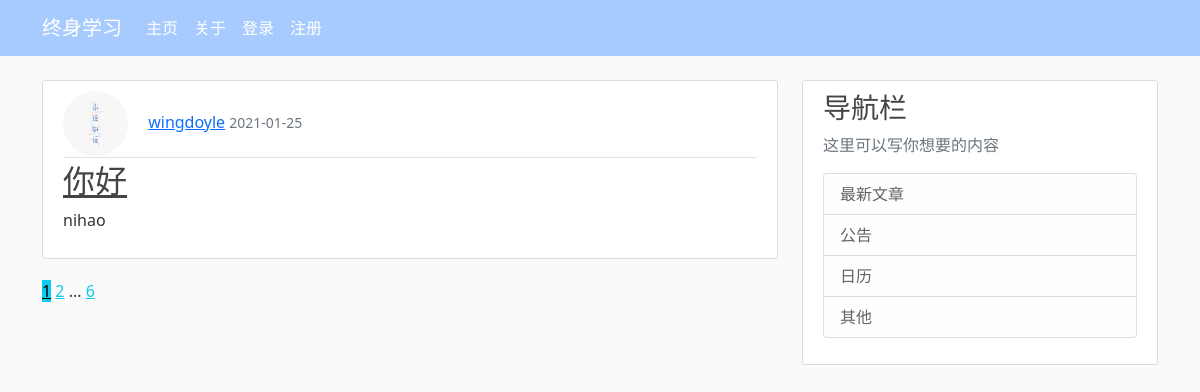
The page / on the database its author committed.
### doyle_web_server/models.py (models this page shows, shortened)
class Post(db.Model):
    id = db.Column(db.Integer, primary_key=True)
    title = db.Column(db.String(100), nullable=False)
    date_posted = db.Column(db.DateTime, nullable=False, default=datetime.utcnow)
    content = db.Column(db.Text, nullable=False)
    user_id = db.Column(db.Integer, db.ForeignKey('user.id'), nullable=False)

class User(db.Model,UserMixin):
    id = db.Column(db.Integer, primary_key=True)
    username = db.Column(db.String(20), unique=True, nullable=False)
    email = db.Column(db.String(120), unique=True, nullable=False)
    image_file = db.Column(db.String(20), nullable=False, default='default.jpg')
    password = db.Column(db.String(60), nullable=False)
    posts = db.relationship('Post', backref='author', lazy=True)

### doyle_web_server/routes.py (the view)
@app.route('/')
def index():
    page = request.args.get('page',1,type=int)   #设置每页的显示
    posts =Post.query.order_by(Post.date_posted.desc()).paginate(per_page=1)   #设置每页显示多少文章,order_by排序操作倒序排序，新发的提到前面
    return render_template("main.html",posts=posts)

### doyle_web_server/templates/main.html
{% extends "general_layout.html"%}
{% block content %}
    {% for post in posts.items  %}
        <article class="media content-section">
                <div class="media-body ">
                    <div class="article-metadata ">
                        <img class="rounded-circle article-img" src="{{ url_for('static', filename='user_profile/'+post.author.image_file)}}">
                        <a class="ml-2" href="{{ url_for('user_posts',username=post.author.username)}}">{{ post.author.username }}</a>
                        <small class="text-muted">{{ post.date_posted.strftime('%Y-%m-%d') }}</small>
                    </div>
                        <h2><a class="article-title" href="{{ url_for('post',post_id=post.id)}}">{{ post.title }}</a></h2>
                        <p class="article-content">{{ post.content }}</p>
                </div>
        </article>
    {% endfor %}
    {% for page_num in posts.iter_pages(left_edge=1,right_edge=1,left_current=1,right_current=2) %}
        {% if page_num %}
            {% if posts.page == page_num %}
                <a class="button btn-info mb-3" href="{{ url_for('index', page=page_num) }}">{{ page_num }}</a>
            {% else %}
                <a class="button btn-outline-info mb-3" href="{{ url_for('index', page=page_num) }}">{{ page_num }}</a>
            {% endif %}
        {% else %}
            ...
        {% endif %}
    {% endfor %}
{% endblock content %}

### doyle_web_server/static/main.css (style rules this page uses)
body { background: #fafafa; color: #333333; margin-top: 5rem; }
h1, h2, h3, h4, h5, h6 { color: #444444; }
.content-section { background: #ffffff; padding: 10px 20px; border: 1px solid #dddddd; border-radius: 3px; margin-bottom: 20px; }
.article-title { color: #444444; }
.article-content { white-space: pre-line; }
.article-img { height: 65px; width: 65px; margin-right: 16px; }
.article-metadata { padding-bottom: 1px; margin-bottom: 4px; border-bottom: 1px solid #e3e3e3 }

### rows shown on the page
Post: image_file (picture), author.username "wingdoyle", date_posted "2021-01-25", title "你好", content "nihao"

### other values the page prints
{{ page_num }} "1"
{{ page_num }} "2" "6"
